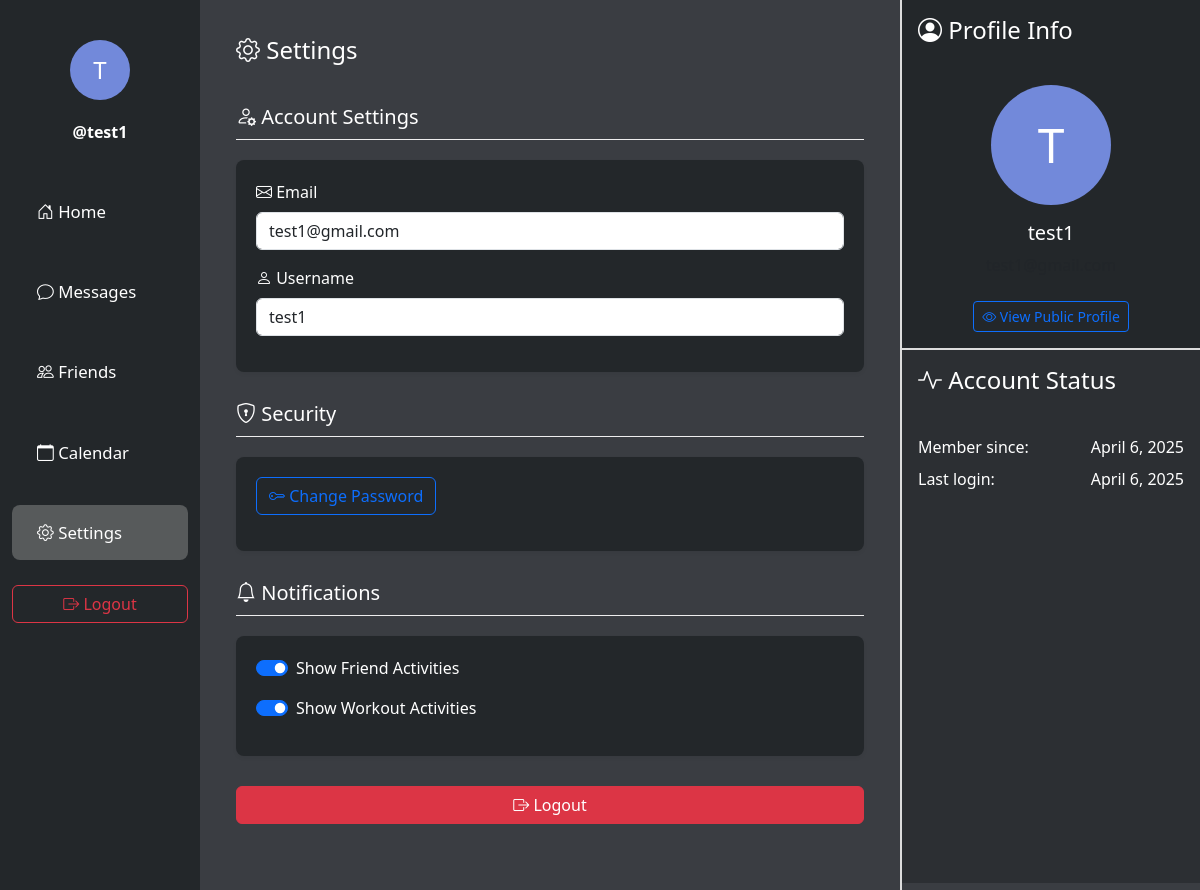
The app's page /settings/ (signed in), older data.
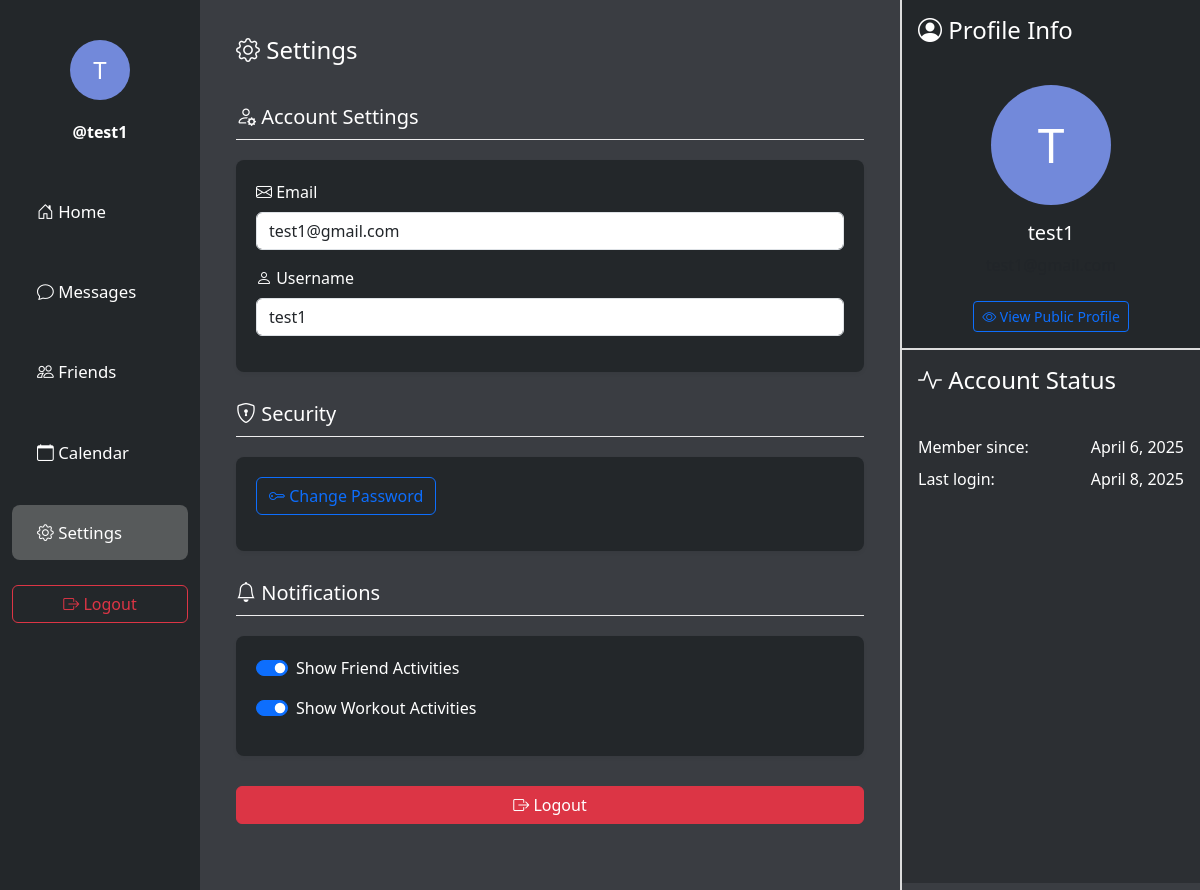
The same page, newer data.
### main/models.py (models this page shows)
class User(AbstractUser):
    name = models.CharField(max_length=200, null=True)
    email = models.EmailField(unique=True, null=True)
    bio = models.TextField(null=True)
    avatar = models.ImageField(null=True, default="avatar.svg")
    profile_picture = models.ImageField(upload_to='profile_images/', null=True, blank=True)
    groups = models.ManyToManyField(
        'auth.Group',
        related_name='main_user_set',
        blank=True,
        help_text='The groups this user belongs to.',
        verbose_name='groups',
    )
    user_permissions = models.ManyToManyField(
        'auth.Permission',
        related_name='main_user_set',
        blank=True,
        help_text='Specific permissions for this user.',
        verbose_name='user permissions',
    )
    USERNAME_FIELD = 'email'
    REQUIRED_FIELDS = ['username']  # Username is required for AbstractUser
    class Meta:
        app_label = 'main'
        db_table = 'main_user'

### main/views.py (the view, shortened to what this page needs)
# urls.py: path('settings/', views.settings, name='settings'),
@login_required(login_url='login')
def settings(request):
    return render(request, 'settings.html')

### templates/settings.html (shortened to what the changed rows need)
<!DOCTYPE html>
<html lang="en">
<head>
    <link href="https://cdn.jsdelivr.net/npm/bootstrap@5.3.0/dist/css/bootstrap.min.css" rel="stylesheet">
    <link rel="stylesheet" href="https://cdn.jsdelivr.net/npm/bootstrap-icons@1.10.0/font/bootstrap-icons.css">
</head>
<body>
    <div class="container-fluid">
        <div class="row">
            <div class="col-2">
                {% include 'partials/sidebar.html' %}
            </div>
            <div class="col-7 center-column">
                <div class="p-3">
                    <div class="settings-section">
                        <div class="settings-card">
                            <div class="mb-3">
                                <label class="form-label"><i class="bi bi-envelope"></i> Email</label>
                                <input type="email" class="form-control" value="{{ user.email }}" readonly>
                            </div>
                            <div class="mb-3">
                                <label class="form-label"><i class="bi bi-person"></i> Username</label>
                                <input type="text" class="form-control" value="{{ user.username }}" readonly>
                            </div>
                        </div>
                    </div>
                </div>
            </div>
            <div class="col-3 right-column">
                <div class="right-top">
                    <div class="p-3 text-center">
                        {% if user.profile_picture %}
                            <img src="{{ user.profile_picture.url }}" alt="Profile Picture" class="img-thumbnail mb-3" style="width: 120px; height: 120px; object-fit: cover; border-radius: 50%;">
                        {% else %}
                            <div class="profile-circle mx-auto mb-3" style="width: 120px; height: 120px; font-size: 3rem;">
                                {{ user.username.0|upper }}
                            </div>
                        {% endif %}
                        <h5>{{ user.username }}</h5>
                        <p class="text-muted">{{ user.email }}</p>
                        <a href="{% url 'profile' username=user.username %}" class="btn btn-outline-primary btn-sm mt-2">
                            <i class="bi bi-eye"></i> View Public Profile
                        </a>
                    </div>
                </div>
                <div class="right-bottom">
                    <div class="p-3">
                        <div class="d-flex justify-content-between mb-2">
                            <span>Member since:</span>
                            <span>{{ user.date_joined|date:"F j, Y" }}</span>
                        </div>
                        <div class="d-flex justify-content-between mb-2">
                            <span>Last login:</span>
                            <span>{{ user.last_login|date:"F j, Y" }}</span>
                        </div>
                    </div>
                </div>
            </div>
        </div>
    </div>
</body>
</html>

### templates/partials/sidebar.html (shortened to what this page needs)
    {% if user.is_authenticated %}
        <div class="profile-section text-center">
            {% if user.profile_picture %}
                <img src="{{ user.profile_picture.url }}" alt="{{ user.username }}" class="profile-picture" style="width: 60px; height: 60px; border-radius: 50%; object-fit: cover;">
            {% else %}
                <div class="profile-circle">
                    <a href="{% url 'profile' user.username %}">{{ user.username.0|upper }}</a>
                </div>
            {% endif %}
            <div class="username-section fw-semibold"><a href="{% url 'profile' user.username %}">@{{ user.username }}</a></div>
        </div>
        <ul class="nav flex-column">
            <li class="nav-item">
                <a href="{% url 'index' %}" class="nav-link {% if request.path == '/' %}active{% endif %}">
                    <i class="bi bi-house-door"></i> Home
                </a>
            </li>
            <li class="nav-item">
                <a href="{% url 'inbox' %}" class="nav-link {% if 'inbox' in request.path or 'conversation' in request.path %}active{% endif %}">
                    <i class="bi bi-chat"></i> Messages
                </a>
            </li>
            <li class="nav-item">
                <a href="{% url 'friend_list' %}" class="nav-link {% if 'friends' in request.path %}active{% endif %}">
                    <i class="bi bi-people"></i> Friends
                </a>
            </li>
            <li class="nav-item">
                <a href="{% url 'calendar' %}" class="nav-link {% if 'calendar' in request.path %}active{% endif %}">
                    <i class="bi bi-calendar"></i> Calendar
                </a>
            </li>
            <li class="nav-item">
                <a href="{% url 'settings' %}" class="nav-link {% if 'settings' in request.path %}active{% endif %}">
                    <i class="bi bi-gear"></i> Settings
                </a>
            </li>
        </ul>
        <div class="logout-button text-center">
            <a href="{% url 'logout' %}" class="btn btn-outline-danger w-100">
                <i class="bi bi-box-arrow-right"></i> Logout
            </a>
        </div>
    {% endif %}

Row changes from the older to the newer data that the page shows:
changed User "test1": last_login "April 6, 2025" → "April 8, 2025"
